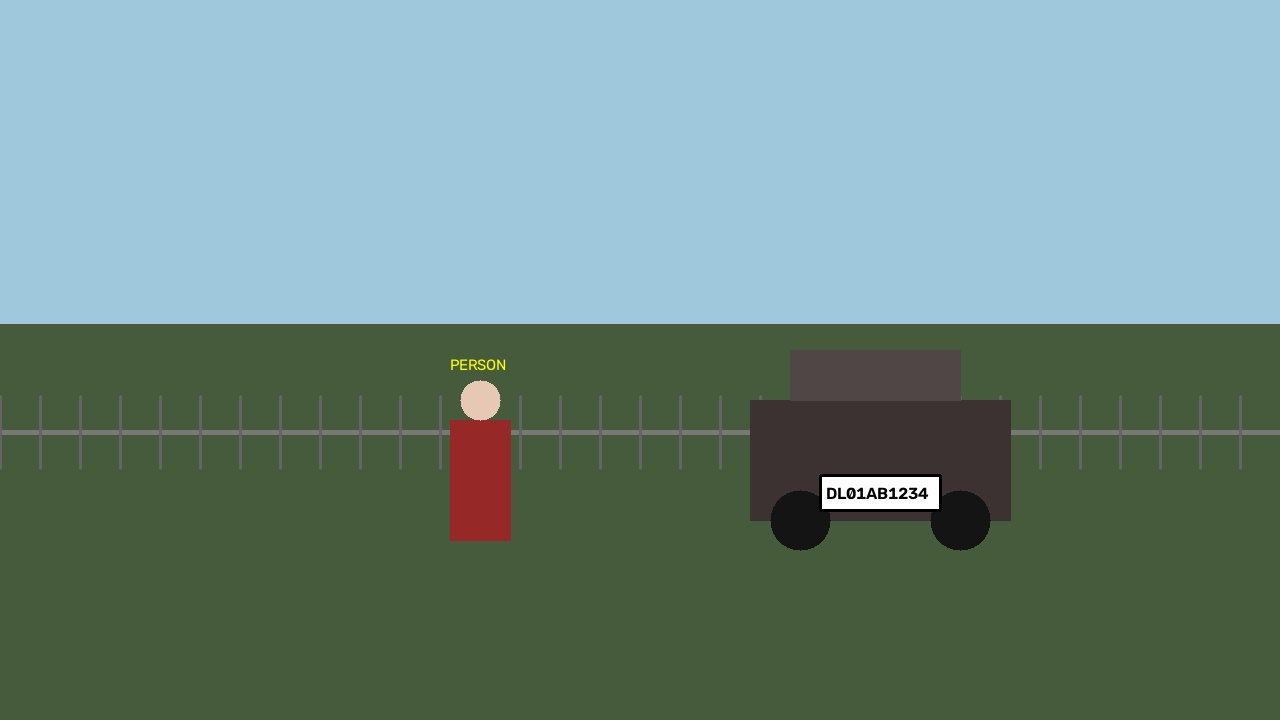
#> input picture tests/fixtures/day_surveillance.jpg, 1280 x 720 px
$ python -i low_light.py   (imports and definitions only)
#> lines starting #> are read from the running program, lines starting #| are printed output that depends on the picture
#> further down, picture is the input picture: shape (720, 1280, 3); mean B, G, R 132.6, 138.7, 111.4
"""
BAVIS AI / CV - Low-Light & Night Analytics Preprocessor
Provides adaptive CLAHE, gamma correction, and illumination normalization
"""

import cv2
import numpy as np


class LowLightEnhancer:
    """
    Analyzes frame illumination and dynamically applies contrast and
    brightness enhancements to boost object detection in poor border lighting.
    """

    def __init__(
        self,
        brightness_threshold: float = 65.0,
        clahe_clip_limit: float = 3.0,
        clahe_tile_grid: tuple[int, int] = (8, 8)
    ):
        self.brightness_threshold = brightness_threshold
        self.clahe = cv2.createCLAHE(
            clipLimit=clahe_clip_limit,
            tileGridSize=clahe_tile_grid
        )

    def calculate_brightness(self, frame_bgr: np.ndarray) -> float:
        """Calculate mean brightness using perceptual luminance (Y channel in YCrCb or Grayscale)."""
        gray = cv2.cvtColor(frame_bgr, cv2.COLOR_BGR2GRAY)
        return float(np.mean(gray))

    def is_low_light(self, frame_bgr: np.ndarray) -> bool:
        """Determine if a frame falls below the acceptable ambient light threshold."""
        return self.calculate_brightness(frame_bgr) < self.brightness_threshold

    def enhance(self, frame_bgr: np.ndarray, gamma: float = 1.4) -> np.ndarray:
        """
        Enhance low-light frame using:
        1. LAB / YCrCb color space conversion to isolate luminance channel.
        2. CLAHE (Contrast Limited Adaptive Histogram Equalization) on L-channel.
        3. Dynamic Gamma correction for shadow boost without saturation.
        """
#> called with gamma = 1.4
        # Convert BGR to LAB color space
        lab = cv2.cvtColor(frame_bgr, cv2.COLOR_BGR2LAB)
#> lab: shape (720, 1280, 3); mean of channels 0, 1, 2 139.9, 117.2, 129.3
        l_channel, a_channel, b_channel = cv2.split(lab)
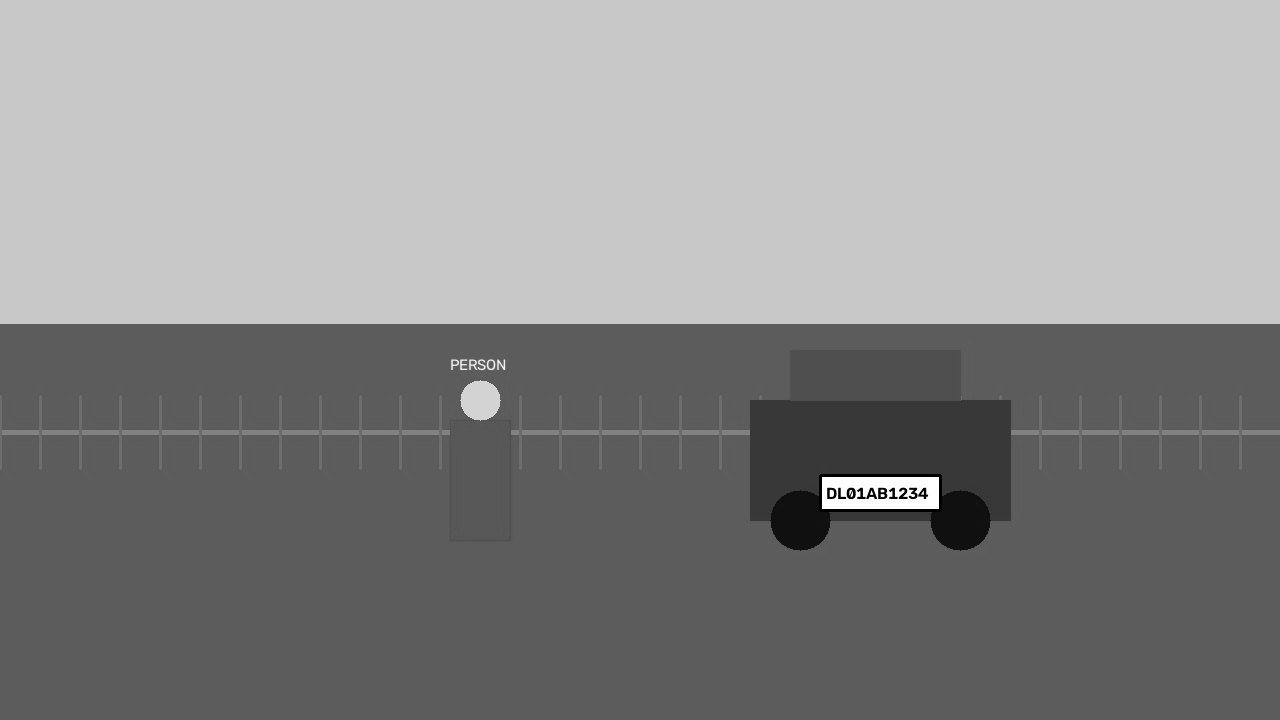
#> l_channel: shape (720, 1280); min 0, max 255, mean 139.9
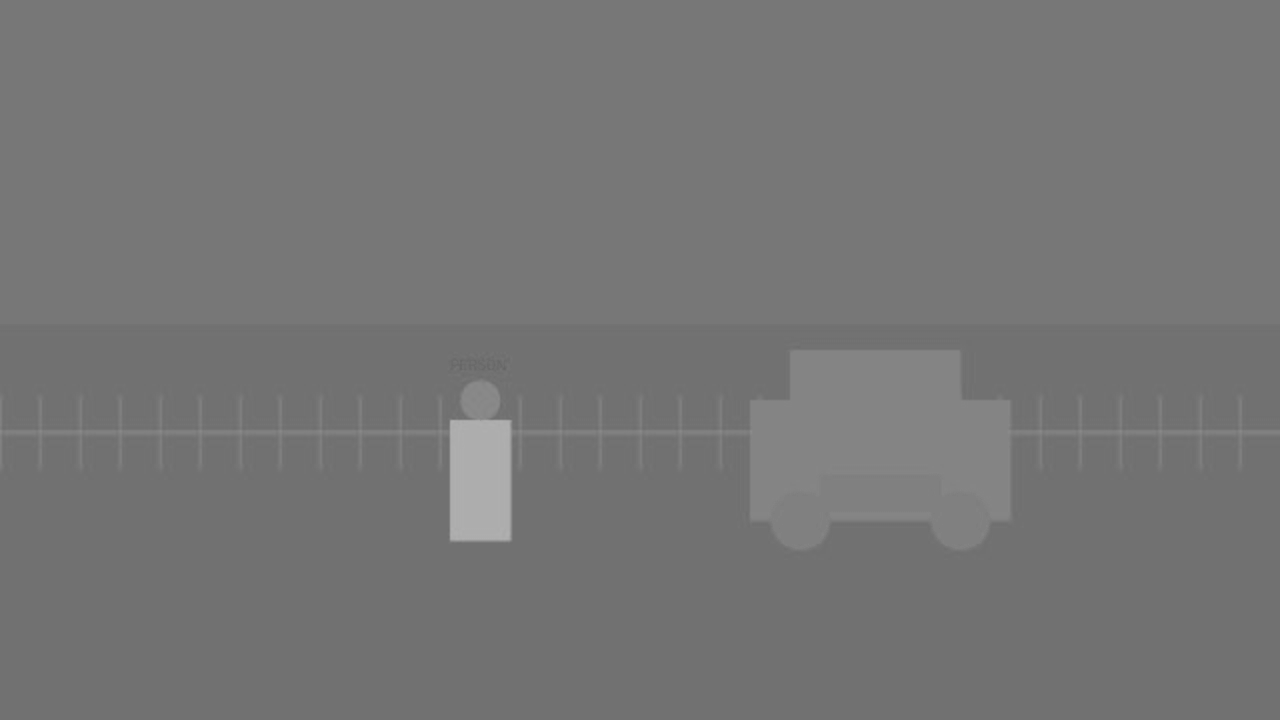
#> a_channel: shape (720, 1280); min 101, max 177, mean 117.2
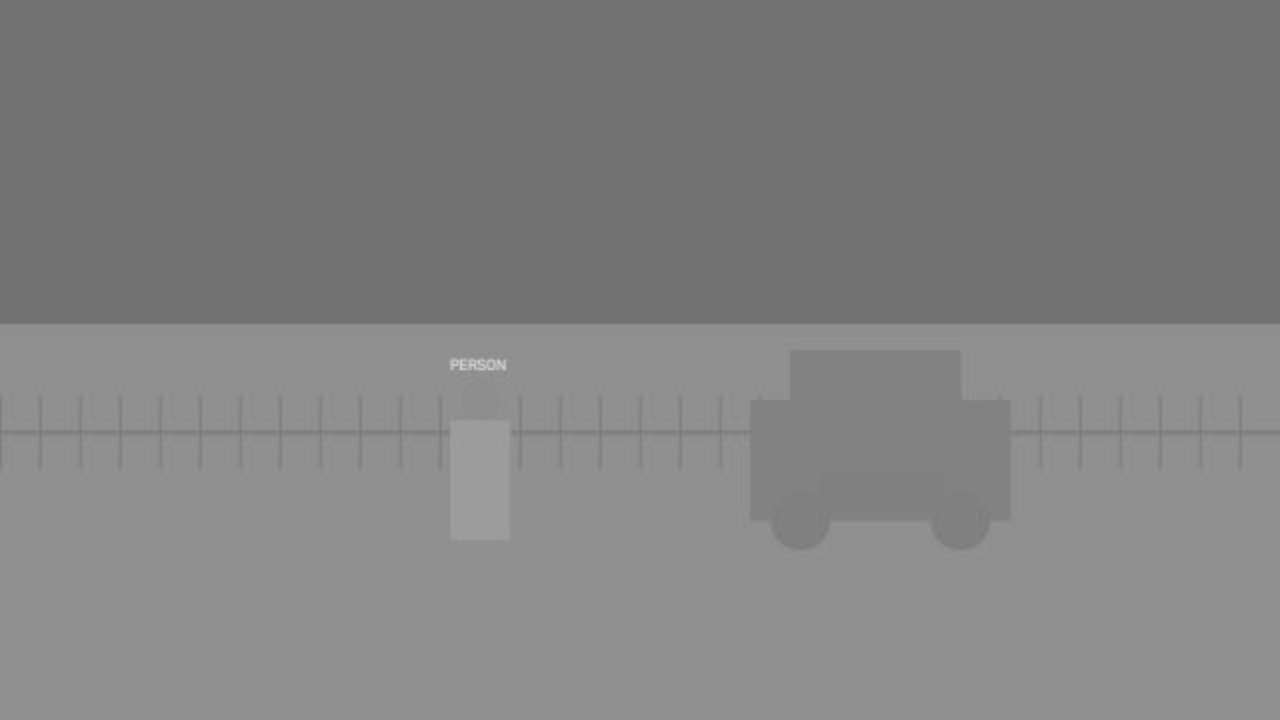
#> b_channel: shape (720, 1280); min 114, max 210, mean 129.3

        # Apply CLAHE to L-channel
        cl = self.clahe.apply(l_channel)

        # Merge back and convert to BGR
        merged_lab = cv2.merge((cl, a_channel, b_channel))
#> merged_lab: shape (720, 1280, 3); mean of channels 0, 1, 2 142.8, 117.2, 129.3
        enhanced_bgr = cv2.cvtColor(merged_lab, cv2.COLOR_LAB2BGR)

        # Gamma correction lookup table
        if gamma != 1.0:
            inv_gamma = 1.0 / gamma
            table = np.array([
                ((i / 255.0) ** inv_gamma) * 255 for i in np.arange(0, 256)
            ]).astype("uint8")
            enhanced_bgr = cv2.LUT(enhanced_bgr, table)
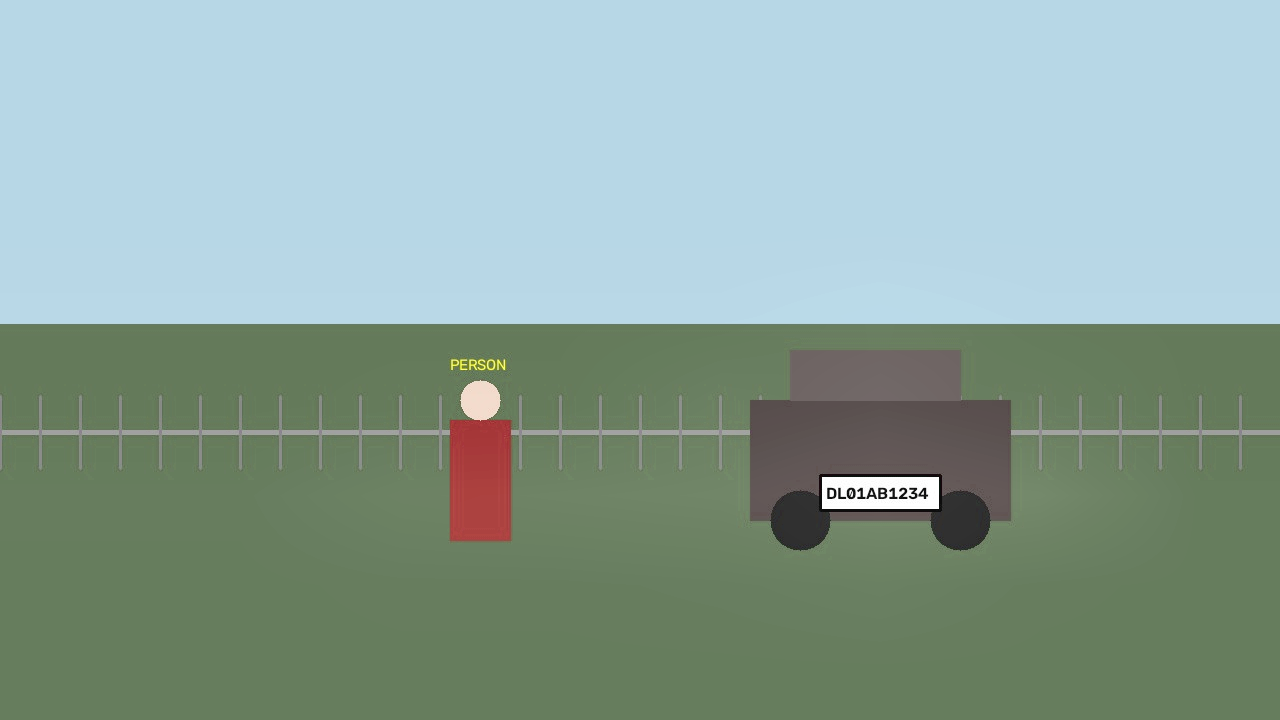
#> enhanced_bgr: shape (720, 1280, 3); mean B, G, R 155.7, 164.3, 140.5

        return enhanced_bgr

    def process(self, frame_bgr: np.ndarray, force_mode: bool | None = None) -> tuple[np.ndarray, bool]:
        """
        Process frame and return (processed_frame, was_enhanced_boolean).
        """
        if force_mode is True:
            return self.enhance(frame_bgr), True
        elif force_mode is False:
            return frame_bgr, False
        else:
            # Auto-detect mode
            if self.is_low_light(frame_bgr):
                return self.enhance(frame_bgr), True
            return frame_bgr, False

>>> import cv2
>>> picture = cv2.imread('../tests/fixtures/day_surveillance.jpg')
>>> result = LowLightEnhancer().enhance(picture)
